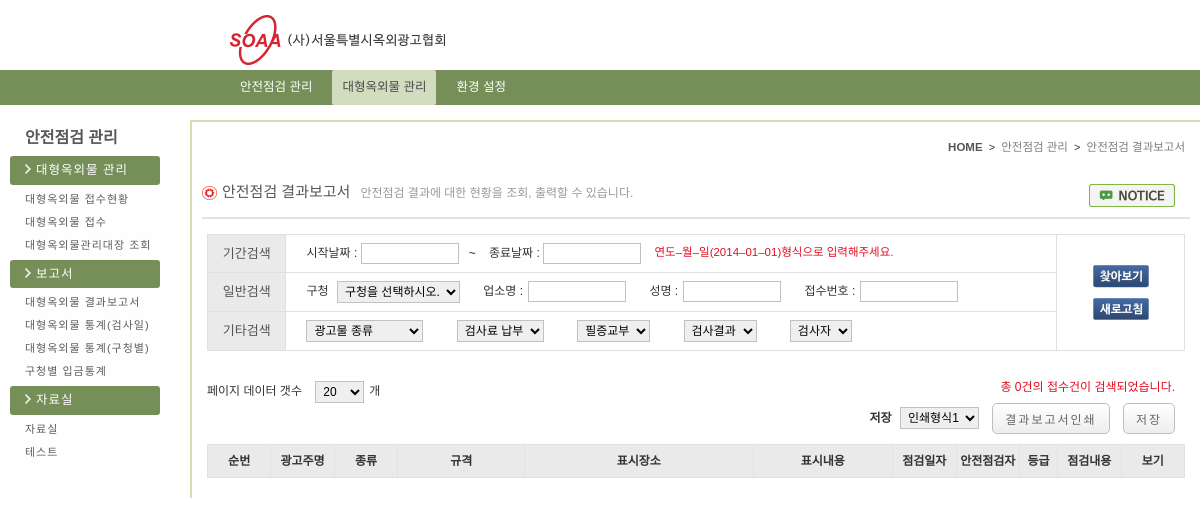
The page /bigad_Mng/check_result_report.php (signed in) on the database its author committed.
### tables this page shows
CREATE TABLE `menu` (
  `idx` varchar(1) NOT NULL default '',
  `idx_sub` varchar(4) NOT NULL default '',
  `menu_nm` varchar(20) default NULL,
  `url` varchar(100) default NULL,
  `use_gubun` char(1) default NULL,
  `insert_date` datetime default NULL,
  `update_date` datetime default NULL,
  `insert_id` varchar(10) default NULL,
  PRIMARY KEY  (`idx`,`idx_sub`)
);

### config/function.php (called while the page is built, shortened)
<?
function fn_select($condition, $tbl, $where){
	$sql =  "SELECT " . $condition;
	$sql .= " FROM " . $tbl;
	if($where){
		$sql .= " WHERE " . $where;
	}
	$result = mysql_query($sql);
	return $result;
}
?>

### bigad_Mng/check_result_report.php (the view, shortened to what this page needs)
<?  include $_SERVER["DOCUMENT_ROOT"] . "/bigad_Mng/left_menu.php"; ?>
<link rel="stylesheet" type="text/css" href="/css/admin/chk_result_report.css">
<?
	if($_POST["st_date"] <> "" || $_POST["ed_date"] <> "" ||$_POST["gu_office"] <> "" ||$_POST["c_corp_nm"] <> "" ||$_POST["c_ceo_nm"] <> "" ||$_POST["reg_no"] <> "" ||
		$_POST["outdoor_act_cate"] <> "" || $_POST["chk_paytype"] <> "" ||$_POST["report_certi"] <> "" || $_POST["chk_result"] <> "" || $_POST["chk_person"] <> ""
		|| $_POST["select_page_num"] || $_POST['listNum']){
		$st_date	=	$_POST["st_date"];
		$ed_date	= 	$_POST["ed_date"];
		$gu_office	= 	$_POST["gu_office"];
		$c_corp_nm	=	$_POST["c_corp_nm"];
		$c_ceo_nm	=	$_POST["c_ceo_nm"];
		$reg_no		=	$_POST["reg_no"];
		$outdoor_act_cate		=	$_POST["outdoor_act_cate"];
		$chk_paytype		=	$_POST["chk_paytype"];
		$report_certi		=	$_POST["report_certi"];
		$chk_result		=	$_POST["chk_result"];
		$chk_person		=	$_POST["chk_person"];
		$select_page_num	=	$_POST["select_page_num"];
		$listNum	=	$_POST["listNum"];
		include "./check_result_report_where.php";
	}else{
		$st_date	=	$_GET["st_date"];
		$ed_date	= 	$_GET["ed_date"];
		$c_corp_nm	=	$_GET["c_corp_nm"];
		$c_ceo_nm	=	$_GET["c_ceo_nm"];
		$reg_no		=	$_GET["reg_no"];
		$select_page_num = $_GET["select_page_num"];
	}
	if($where == ""){
		$tot_cnt = 0;
		$excel_where = 0;
	}else{
		$tot_cnt = fn_select_cnt("reg_no", "bigad_SoaaRegCheck", $where);
		$excel_where = 1;
	}
	if(!$select_page_num){
		$select_page_num = 20;
	}
?>
<section class="contents">
            	<div class="contents_con">
                    <div class="top_unit">
                        <div class="inner_jump"><a href="#"><span class="first">HOME</span></a>&nbsp;&nbsp;&gt;&nbsp;&nbsp;<a href="#">안전점검&nbsp;관리</a>&nbsp;&nbsp;&gt;&nbsp;&nbsp;<a href="#">안전점검&nbsp;결과보고서</a></div>
                        <p class="contop_title"><img src="/img/set_icon.png" alt="icon">안전점검&nbsp;결과보고서<span class="contop_tip">안전점검&nbsp;결과에&nbsp;대한&nbsp;현황을&nbsp;조회&#44;&nbsp;출력할&nbsp;수&nbsp;있습니다&#46;</span><span class="info_notice"><a href="#"><img src="/img/notice.png" alt="알림"></a></span></p>
                    </div>
                    <div class="line"></div>
                    <div class="contain">
                	<div class="con01">
						<form name="form" method="post">
                    	<table>
                        	 <tr>
                                    <td class="con01_title">기간검색</td>
                                    <td class="con01_cons">
                                        시작날짜&nbsp;&#58;&nbsp;<input type="text" class="w90" id="st_date" name="st_date" value="<?=$st_date?>"
										onclick="se_date('check_result_report')">&nbsp;&nbsp;&nbsp;&#126;&nbsp;&nbsp;&nbsp;
										종료날짜&nbsp;&#58;&nbsp;<input type="text" class="w90" id="ed_date" name="ed_date" value="<?=$ed_date?>">
                                        <span class="con1_cons_tip">연도&#8211;월&#8211;일&#40;2014&#8211;01&#8211;01&#41;형식으로&nbsp;입력해주세요&#46;</span>
                                    </td>
                                     <td class="click_btn" rowspan="3">
                                        <a href="javascript:void(0);"><img src="/img/search.png" class="c_btn_srh" alt="검색" onclick="soaa_search('check_result_report');"></a>
										<a href="javascript:void(0);"><img src="/img/refresh.png" class="refresh" alt="새로고침"></a>
                                    </td>
                                </tr>
                        	<tr>
                            	<td class="con01_title">일반검색</td>
                                <td class="con01_cons">
                                	구청
									<select name="gu_office" class="guchung">
										<option value="">구청을&nbsp;선택하시오&#46;</option>
									</select>
                                     업소명&nbsp;&#58;<input type="text" class="w90 mar" name="c_corp_nm" value="<?=$c_corp_nm?>"
										onkeydown="javascript: if(event.keyCode == 13) { soaa_search('check_result_report'); }">
										성명&nbsp;&#58;<input type="text" class="w90 mar" name="c_ceo_nm" value="<?=$c_ceo_nm?>"
										onkeydown="javascript: if(event.keyCode == 13) { soaa_search('check_result_report'); }">
										접수번호&nbsp;&#58;<input type="text" class="w90 mar" name="reg_no" value="<?=$reg_no?>"
										onkeydown="javascript: if(event.keyCode == 13) { soaa_search('check_result_report'); }">
                                </td>
                            </tr>
                        	<tr>
								<td class="con01_title">기타검색</td>
								<td class="con01_cons">
									<select class="ads_sort m_right30" name="outdoor_act_cate">
										<option value="">광고물&nbsp;종류</option>
									</select>
									<select class="gumsa_cash m_right30" name="chk_paytype">
										<option value="">검사료&nbsp;납부</option>
									</select>
									<select class="deliver_certificate m_right30" name="report_certi">
										<option value="">필증교부</option>
									</select>
									<select class="result m_right30" name="chk_result">
										<option value="">검사결과</option>
									</select>
									<select class="result m_right30" name="chk_person">
										<option value="">검사자</option>
									</select>
								</td>
							</tr>
                        </table>
                    </div>
                        <div class="con02">
                            <div class="receive">
                                <p class="paging">
                                    페이지&nbsp;데이터&nbsp;갯수
                                   <select class="data_num" name="select_page_num" onchange="page_list('check_result_report', this.value);">
										<? for($i=5; $i<=100;){?>
                                        <option value="<?=$i?>" <? if($i==$select_page_num){ echo "selected=selected";}?>><?=$i?></option>
										<? $i += 5;
											}
										?>
                                    </select>개
                                    <span class="total_search">총&nbsp;<?=$tot_cnt?>건의&nbsp;접수건이&nbsp;검색되었습니다&#46;</span>
                                </p>
                                <p class="paging_search">
                                    저장
                                    <select class="paging_print">
                                        <option value="">인쇄형식1</option>
                                    </select>
									<input type="button" value="결과보고서인쇄" id="submit_btn01" onclick="move_print_page('check_result_report','<?=$st_date;?>','<?=$ed_date;?>','<?=$select_page_num?>');">
									<input type="button" value="저장" id="submit_btn02" onclick="ExcelDown_1('check_result_excel', '<?=$excel_where?>');">
                                </p>
                            </div>
                            <div class="receive_table" id="print">
                                <table>
                                	<colgroup>
                                    	<col width="50px">
                                        <col width="50px">
                                        <col width="50px">
                                        <col width="100px">
                                        <col width="180px">
                                        <col width="110px">
                                        <col width="50px">
                                        <col width="50px">
                                        <col width="30px">
                                        <col width="50px">
                                        <col width="50px">
                                    </colgroup>
                                    <tr>
                                        <th>순번</th>
                                        <th>광고주명</th>
                                        <th>종류</th>
                                        <th>규격</th>
                                        <th>표시장소</th>
                                        <th>표시내용</th>
                                        <th>점검일자</th>
                                        <th>안전점검자</th>
                                        <th>등급</th>
                                        <th>점검내용</th>
                                        <th>보기</th>
                                    </tr>
                                </table>
                            </div>
                        </div>
                    </div>
                </div>
            </section>
        </section>
	</div>
</body>
</html>

### bigad_Mng/left_menu.php (shortened to what this page needs)
<?  include_once $_SERVER["DOCUMENT_ROOT"] . "/config/function.php"; ?>
<?
	include $_SERVER["DOCUMENT_ROOT"] . "/head.php";
	$this_page = array_pop(explode("/", $_SERVER["REQUEST_URI"]));
	$this_page = explode(".", $this_page);
?>
        <section id="section">
        	<section class="lnb">
            	<h4 class="lnb_title">안전점검&nbsp;관리</h4>
            	<ul>
					<?
						$result = fn_select("idx_sub, menu_nm, url", "menu", "length(idx_sub) < 3 and idx_sub between '50' and '70'");
						$i=5;
						while($rs = mysql_fetch_array($result)){
					?>
						<li class="bg_catch"><img src="/img/arrow_right.png" alt="arrow_right"><?=$rs["menu_nm"]?></li>
						<?
							$result_sub = fn_select("idx_sub, menu_nm, url", "menu", "length(idx_sub) > 3 and idx_sub like '" .$i ."0%'");
							while($rs_sub = mysql_fetch_array($result_sub)){
								$click_page = array_pop(explode("/", $rs_sub["url"]));
								$click_page = explode(".", $click_page);
								if($click_page[0] == $this_page[0]){
						?>
		                    <li class="click"><a href="<?=$rs_sub["url"]?>"><?=$rs_sub["menu_nm"]?></a></li>
						<?		}else{	?>
		                    <li><a href="<?=$rs_sub["url"]?>"><?=$rs_sub["menu_nm"]?></a></li>
						<?
								}
							}
							$i++;
						?>
					<? } ?>
                </ul>
            </section>

### css/admin/common.css (style rules this page uses)
body { margin:0;padding:0;font-family:'nanumbarun_gothic',sans-serif, Arial;font-size:11px;color:#333 }
adress, article, aside,figure,footer, header, hgroup, menu, nav, section { display:block }
a { text-decoration:none;color:#333 }
ul, li { list-style:none }
html { overflow-x:auto;overflow-y:scroll;min-height:1000px; }
img { border:0;outline:none }
#section { overflow:hidden;margin:20px auto; }
.lnb { width:150px;overflow:hidden;float:left;margin-left:10px }
.lnb_title { margin:10px 0 10px 15px;font-family:'nanumbarun_gothic',sans-serif;color:#585858;font-size:16px }
.lnb ul { width:10% }
.lnb ul li a { width:135px;display:inline-block;padding:6px 0 6px 15px;font-family:'nanumbarun_gothic',sans-serif;letter-spacing:1px;background:#fefefe;color:#5d5d5d }
.bg_catch { width:135px;background:#768f58;color:#fefefe;margin:3px 0;padding:8px 0 8px 15px;font-family:'nanumbarun_gothic',sans-serif;font-size:12.5px;letter-spacing:1px;border:none;border-radius:3px;-moz-border-radius:3px;-webkit-border-radius:3px;-o-border-radius:3px }
.bg_catch img { margin-right:5px }
.contents { overflow:hidden;padding-left:30px; }
.contents_con { overflow:hidden;padding:10px;border-top:2px solid #d4deb0;border-left:2px solid #d4deb0 }
.top_unit { overflow:hidden }
.inner_jump { display:inline-block;float:right;margin:10px 5px 10px 0 }
.first { font-weight:bold;color:#555650 }
.inner_jump a { font-size:11.5px;color:#7d7d7d }
.contop_title { overflow:hidden;font-family:'nanumgothic_Bold',sans-serif;font-size:15px;color:#565656;margin-top:20px }
.contop_title img { vertical-align:middle;margin-right:5px }
.contop_tip { margin-left:10px;font-size:12px;color:#999 }
.line { border-top:2px solid #e2e1e1;margin-top:10px }
.contain { width:99%;overflow:hidden;margin:10px auto }
.info_notice { float:right;margin-right:10px }
.info_notice img { vertical-align:middle }

### css/admin/chk_result_report.css (style rules this page uses)
input[type="text"], select { border:1px solid #c1c1c1 }
select { padding:2px 3px;font-size:12px; }
.con01 { width:100%;height:auto;margin:0 auto }
.con01 table { margin-top:5px;width:100% }
.con01_title { width:8%;padding:8px 0;text-align:center;font-size:13px;background:#eaeaea;color:#555;border:1px solid #e0e0e0 }
.con01_cons { width:78.5%;padding:8px 20px;border:1px solid #e0e0e0;font-size:12px }
.con1_cons_tip { margin-left:10px;font-size:11.5px;color:#e30c21;font-family:'nanum_gothic',sans-serif }
.click_btn { width:13%;padding:8px 0;border:1px solid #e0e0e0;text-align:center }
.c_btn_srh,.refresh { display:block;margin:0 auto }
.refresh { margin-top:10px }
.guchung { margin:0 20px 0 5px }
.w90 { width:90px;padding:2px 3px;vertical-align:middle }
.mar { margin:0 20px 0 5px }
.m_right30 { margin-right:30px }
.con02 { width:100%;height:auto;margin:30px auto 0 }
.receive { width:100%;overflow:hidden }
.paging { font-size:12px;width:100%;height:auto }
.data_num { margin:0 5px 0 10px }
.total_search { float:right;margin-right:10px;color:#e30c21 }
.paging_search { font-size:12px;font-weight:bold;float:right;margin-right:10px }
.paging_print { margin-left:5px }
.receive_table { margin-top:10px;width:100%;overflow:hidden }
.receive_table table { width:100% }
.receive_table th { background:#eaeaea;border:1px solid #e1e1e1;padding:10px 0;font-size:12px }
#submit_btn01 { background:#fcfcfc;background:-webkit-gradient(linear, left top, left bottom, from(#fff), to(#ededed));background:-moz-linear-gradient(top, #fff, #ededed); filter:progid:DXImageTransform.Microsoft.gradient(startColorstr='#ffffff', endColorstr='#ededed');color:#666;border:solid 1px #bebebe;border-radius:5px;-moz-border-radius:5px;-webkit-border-radius:5px;-o-border-radius:5px;padding:6px 12px;cursor:pointer;font-family:'nanumgothic_Bold',sans-serif;font-size:12px;letter-spacing:2px;margin-left:10px }
#submit_btn02 { background:#fcfcfc;background:-webkit-gradient(linear, left top, left bottom, from(#fff), to(#ededed));background:-moz-linear-gradient(top, #fff, #ededed); filter:progid:DXImageTransform.Microsoft.gradient(startColorstr='#ffffff', endColorstr='#ededed');color:#666;border:solid 1px #bebebe;border-radius:5px;-moz-border-radius:5px;-webkit-border-radius:5px;-o-border-radius:5px;padding:6px 12px;cursor:pointer;font-family:'nanumgothic_Bold',sans-serif;font-size:12px;letter-spacing:2px;margin-left:10px }

### rows shown on the page
menu: menu_nm "대형옥외물 관리"
menu: menu_nm "대형옥외물 접수현황"
menu: menu_nm "대형옥외물 접수"
menu: menu_nm "대형옥외물관리대장 조회"
menu: menu_nm "보고서"
menu: menu_nm "대형옥외물 결과보고서"
menu: menu_nm "대형옥외물 통계(검사일)"
menu: menu_nm "대형옥외물 통계(구청별)"
menu: menu_nm "구청별 입금통계"
menu: menu_nm "자료실"
menu: menu_nm "자료실"
menu: menu_nm "테스트"

### other values the page prints
$tot_cnt "0"
form field select_page_num "20"
